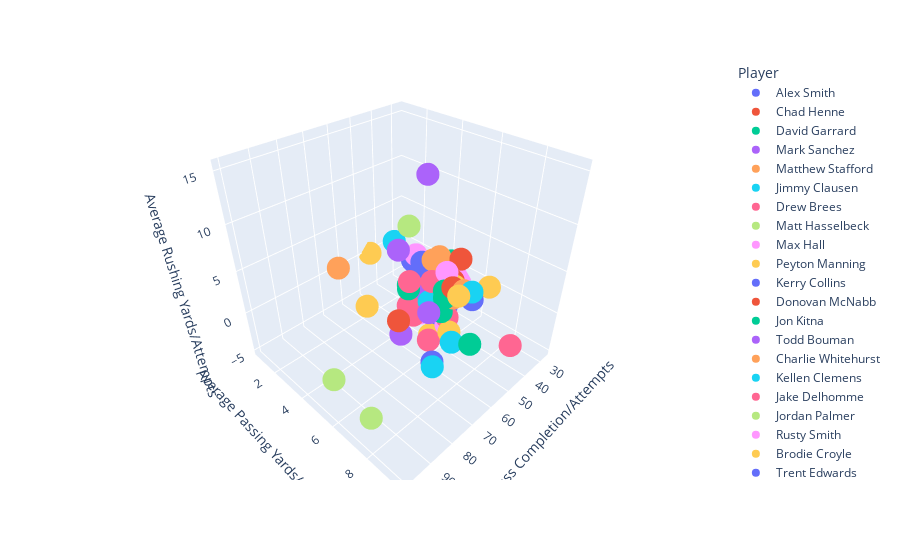

Notebook code cell kept with this figure:
### Code cell
px.scatter_3d(qb_pct_2010, x='Average Pass Completion/Attempts', y='Average Passing Yards/Attempts', z='Average Rushing Yards/Attempts', hover_name='Team', color='Player')

### Figure 1 — Plotly figure (JSON) as saved in the notebook; plotly's stock layout.template omitted (floating-point values rounded to 4 significant figures)
{"data": [{"hovertemplate": "<b>%{hovertext}</b><br><br>Player=Alex Smith<br>Average Pass Completion/Attempts=%{x}<br>Average Passing Yards/Attempts=%{y}<br>Average Rushing Yards/Attempts=%{z}<extra></extra>", "hovertext": ["49ers"], "legendgroup": "Alex Smith", "marker": {"color": "#636efa", "symbol": "circle"}, "mode": "markers", "name": "Alex Smith", "scene": "scene", "showlegend": true, "type": "scatter3d", "x": [59.73], "y": [7.11], "z": [2.98]}, {"hovertemplate": "<b>%{hovertext}</b><br><br>Player=Chad Henne<br>Average Pass Completion/Attempts=%{x}<br>Average Passing Yards/Attempts=%{y}<br>Average Rushing Yards/Attempts=%{z}<extra></extra>", "hovertext": ["Dolphins"], "legendgroup": "Chad Henne", "marker": {"color": "#EF553B", "symbol": "circle"}, "mode": "markers", "name": "Chad Henne", "scene": "scene", "showlegend": true, "type": "scatter3d", "x": [59.08], "y": [6.61], "z": [1.18]}, {"hovertemplate": "<b>%{hovertext}</b><br><br>Player=David Garrard<br>Average Pass Completion/Attempts=%{x}<br>Average Passing Yards/Attempts=%{y}<br>Average Rushing Yards/Attempts=%{z}<extra></extra>", "hovertext": ["Jaguars"], "legendgroup": "David Garrard", "marker": {"color": "#00cc96", "symbol": "circle"}, "mode": "markers", "name": "David Garrard", "scene": "scene", "showlegend": true, "type": "scatter3d", "x": [65.67], "y": [7.46], "z": [3.8]}, {"hovertemplate": "<b>%{hovertext}</b><br><br>Player=Mark Sanchez<br>Average Pass Completion/Attempts=%{x}<br>Average Passing Yards/Attempts=%{y}<br>Average Rushing Yards/Attempts=%{z}<extra></extra>", "hovertext": ["Jets"], "legendgroup": "Mark Sanchez", "marker": {"color": "#ab63fa", "symbol": "circle"}, "mode": "markers", "name": "Mark Sanchez", "scene": "scene", "showlegend": true, "type": "scatter3d", "x": [55.29], "y": [6.46], "z": [3.38]}, {"hovertemplate": "<b>%{hovertext}</b><br><br>Player=Matthew Stafford<br>Average Pass Completion/Attempts=%{x}<br>Average Passing Yards/Attempts=%{y}<br>Average Rushing Yards/Attempts=%{z}<extra></extra>", "hovertext": ["Lions"], "legendgroup": "Matthew Stafford", "marker": {"color": "#FFA15A", "symbol": "circle"}, "mode": "markers", "name": "Matthew Stafford", "scene": "scene", "showlegend": true, "type": "scatter3d", "x": [62.23], "y": [5.63], "z": [2.75]}, {"hovertemplate": "<b>%{hovertext}</b><br><br>Player=Jimmy Clausen<br>Average Pass Completion/Attempts=%{x}<br>Average Passing Yards/Attempts=%{y}<br>Average Rushing Yards/Attempts=%{z}<extra></extra>", "hovertext": ["Panthers"], "legendgroup": "Jimmy Clausen", "marker": {"color": "#19d3f3", "symbol": "circle"}, "mode": "markers", "name": "Jimmy Clausen", "scene": "scene", "showlegend": true, "type": "scatter3d", "x": [48.69], "y": [4.75], "z": [2.9]}, {"hovertemplate": "<b>%{hovertext}</b><br><br>Player=Drew Brees<br>Average Pass Completion/Attempts=%{x}<br>Average Passing Yards/Attempts=%{y}<br>Average Rushing Yards/Attempts=%{z}<extra></extra>", "hovertext": ["Saints"], "legendgroup": "Drew Brees", "marker": {"color": "#FF6692", "symbol": "circle"}, "mode": "markers", "name": "Drew Brees", "scene": "scene", "showlegend": true, "type": "scatter3d", "x": [68.36], "y": [7.16], "z": [0.48]}, {"hovertemplate": "<b>%{hovertext}</b><br><br>Player=Matt Hasselbeck<br>Average Pass Completion/Attempts=%{x}<br>Average Passing Yards/Attempts=%{y}<br>Average Rushing Yards/Attempts=%{z}<extra></extra>", "hovertext": ["Seahawks"], "legendgroup": "Matt Hasselbeck", "marker": {"color": "#B6E880", "symbol": "circle"}, "mode": "markers", "name": "Matt Hasselbeck", "scene": "scene", "showlegend": true, "type": "scatter3d", "x": [60.89], "y": [6.64], "z": [2.78]}, {"hovertemplate": "<b>%{hovertext}</b><br><br>Player=Max Hall<br>Average Pass Completion/Attempts=%{x}<br>Average Passing Yards/Attempts=%{y}<br>Average Rushing Yards/Attempts=%{z}<extra></extra>", "hovertext": ["Cardinals"], "legendgroup": "Max Hall", "marker": {"color": "#FF97FF", "symbol": "circle"}, "mode": "markers", "name": "Max Hall", "scene": "scene", "showlegend": true, "type": "scatter3d", "x": [46.4], "y": [3.93], "z": [-5]}, {"hovertemplate": "<b>%{hovertext}</b><br><br>Player=Peyton Manning<br>Average Pass Completion/Attempts=%{x}<br>Average Passing Yards/Attempts=%{y}<br>Average Rushing Yards/Attempts=%{z}<extra></extra>", "hovertext": ["Colts"], "legendgroup": "Peyton Manning", "marker": {"color": "#FECB52", "symbol": "circle"}, "mode": "markers", "name": "Peyton Manning", "scene": "scene", "showlegend": true, "type": "scatter3d", "x": [66.15], "y": [6.98], "z": [0.45]}, {"hovertemplate": "<b>%{hovertext}</b><br><br>Player=Kerry Collins<br>Average Pass Completion/Attempts=%{x}<br>Average Passing Yards/Attempts=%{y}<br>Average Rushing Yards/Attempts=%{z}<extra></extra>", "hovertext": ["Titans"], "legendgroup": "Kerry Collins", "marker": {"color": "#636efa", "symbol": "circle"}, "mode": "markers", "name": "Kerry Collins", "scene": "scene", "showlegend": true, "type": "scatter3d", "x": [57.34], "y": [6.35], "z": [0.33]}, {"hovertemplate": "<b>%{hovertext}</b><br><br>Player=Donovan McNabb<br>Average Pass Completion/Attempts=%{x}<br>Average Passing Yards/Attempts=%{y}<br>Average Rushing Yards/Attempts=%{z}<extra></extra>", "hovertext": ["Commanders"], "legendgroup": "Donovan McNabb", "marker": {"color": "#EF553B", "symbol": "circle"}, "mode": "markers", "name": "Donovan McNabb", "scene": "scene", "showlegend": true, "type": "scatter3d", "x": [57.4], "y": [7.14], "z": [5.56]}, {"hovertemplate": "<b>%{hovertext}</b><br><br>Player=Jon Kitna<br>Average Pass Completion/Attempts=%{x}<br>Average Passing Yards/Attempts=%{y}<br>Average Rushing Yards/Attempts=%{z}<extra></extra>", "hovertext": ["Cowboys"], "legendgroup": "Jon Kitna", "marker": {"color": "#00cc96", "symbol": "circle"}, "mode": "markers", "name": "Jon Kitna", "scene": "scene", "showlegend": true, "type": "scatter3d", "x": [65.21], "y": [7.53], "z": [5.32]}, {"hovertemplate": "<b>%{hovertext}</b><br><br>Player=Todd Bouman<br>Average Pass Completion/Attempts=%{x}<br>Average Passing Yards/Attempts=%{y}<br>Average Rushing Yards/Attempts=%{z}<extra></extra>", "hovertext": ["Jaguars"], "legendgroup": "Todd Bouman", "marker": {"color": "#ab63fa", "symbol": "circle"}, "mode": "markers", "name": "Todd Bouman", "scene": "scene", "showlegend": true, "type": "scatter3d", "x": [52.9], "y": [6.5], "z": [4]}, {"hovertemplate": "<b>%{hovertext}</b><br><br>Player=Charlie Whitehurst<br>Average Pass Completion/Attempts=%{x}<br>Average Passing Yards/Attempts=%{y}<br>Average Rushing Yards/Attempts=%{z}<extra></extra>", "hovertext": ["Seahawks"], "legendgroup": "Charlie Whitehurst", "marker": {"color": "#FFA15A", "symbol": "circle"}, "mode": "markers", "name": "Charlie Whitehurst", "scene": "scene", "showlegend": true, "type": "scatter3d", "x": [58.22], "y": [5.58], "z": [1.75]}, {"hovertemplate": "<b>%{hovertext}</b><br><br>Player=Kellen Clemens<br>Average Pass Completion/Attempts=%{x}<br>Average Passing Yards/Attempts=%{y}<br>Average Rushing Yards/Attempts=%{z}<extra></extra>", "hovertext": ["Jets"], "legendgroup": "Kellen Clemens", "marker": {"color": "#19d3f3", "symbol": "circle"}, "mode": "markers", "name": "Kellen Clemens", "scene": "scene", "showlegend": true, "type": "scatter3d", "x": [50], "y": [3], "z": [4.5]}, {"hovertemplate": "<b>%{hovertext}</b><br><br>Player=Jake Delhomme<br>Average Pass Completion/Attempts=%{x}<br>Average Passing Yards/Attempts=%{y}<br>Average Rushing Yards/Attempts=%{z}<extra></extra>", "hovertext": ["Browns"], "legendgroup": "Jake Delhomme", "marker": {"color": "#FF6692", "symbol": "circle"}, "mode": "markers", "name": "Jake Delhomme", "scene": "scene", "showlegend": true, "type": "scatter3d", "x": [61.96], "y": [5.6], "z": [0.19]}, {"hovertemplate": "<b>%{hovertext}</b><br><br>Player=Jordan Palmer<br>Average Pass Completion/Attempts=%{x}<br>Average Passing Yards/Attempts=%{y}<br>Average Rushing Yards/Attempts=%{z}<extra></extra>", "hovertext": ["Bengals"], "legendgroup": "Jordan Palmer", "marker": {"color": "#B6E880", "symbol": "circle"}, "mode": "markers", "name": "Jordan Palmer", "scene": "scene", "showlegend": true, "type": "scatter3d", "x": [100], "y": [6], "z": [0]}, {"hovertemplate": "<b>%{hovertext}</b><br><br>Player=Rusty Smith<br>Average Pass Completion/Attempts=%{x}<br>Average Passing Yards/Attempts=%{y}<br>Average Rushing Yards/Attempts=%{z}<extra></extra>", "hovertext": ["Titans"], "legendgroup": "Rusty Smith", "marker": {"color": "#FF97FF", "symbol": "circle"}, "mode": "markers", "name": "Rusty Smith", "scene": "scene", "showlegend": true, "type": "scatter3d", "x": [44.05], "y": [5.7], "z": [0]}, {"hovertemplate": "<b>%{hovertext}</b><br><br>Player=Brodie Croyle<br>Average Pass Completion/Attempts=%{x}<br>Average Passing Yards/Attempts=%{y}<br>Average Rushing Yards/Attempts=%{z}<extra></extra>", "hovertext": ["Chiefs"], "legendgroup": "Brodie Croyle", "marker": {"color": "#FECB52", "symbol": "circle"}, "mode": "markers", "name": "Brodie Croyle", "scene": "scene", "showlegend": true, "type": "scatter3d", "x": [45.6], "y": [0.7], "z": [0]}, {"hovertemplate": "<b>%{hovertext}</b><br><br>Player=Trent Edwards<br>Average Pass Completion/Attempts=%{x}<br>Average Passing Yards/Attempts=%{y}<br>Average Rushing Yards/Attempts=%{z}<extra></extra>", "hovertext": ["Bills", "Jaguars"], "legendgroup": "Trent Edwards", "marker": {"color": "#636efa", "symbol": "circle"}, "mode": "markers", "name": "Trent Edwards", "scene": "scene", "showlegend": true, "type": "scatter3d", "x": [54, 55.08], "y": [5.13, 5.3], "z": [4.83, 4.43]}, {"hovertemplate": "<b>%{hovertext}</b><br><br>Player=Josh Freeman<br>Average Pass Completion/Attempts=%{x}<br>Average Passing Yards/Attempts=%{y}<br>Average Rushing Yards/Attempts=%{z}<extra></extra>", "hovertext": ["Buccaneers"], "legendgroup": "Josh Freeman", "marker": {"color": "#EF553B", "symbol": "circle"}, "mode": "markers", "name": "Josh Freeman", "scene": "scene", "showlegend": true, "type": "scatter3d", "x": [62.28], "y": [7.61], "z": [6.08]}, {"hovertemplate": "<b>%{hovertext}</b><br><br>Player=Philip Rivers<br>Average Pass Completion/Attempts=%{x}<br>Average Passing Yards/Attempts=%{y}<br>Average Rushing Yards/Attempts=%{z}<extra></extra>", "hovertext": ["Chargers"], "legendgroup": "Philip Rivers", "marker": {"color": "#00cc96", "symbol": "circle"}, "mode": "markers", "name": "Philip Rivers", "scene": "scene", "showlegend": true, "type": "scatter3d", "x": [67.63], "y": [9.06], "z": [2.77]}, {"hovertemplate": "<b>%{hovertext}</b><br><br>Player=Kevin Kolb<br>Average Pass Completion/Attempts=%{x}<br>Average Passing Yards/Attempts=%{y}<br>Average Rushing Yards/Attempts=%{z}<extra></extra>", "hovertext": ["Eagles"], "legendgroup": "Kevin Kolb", "marker": {"color": "#ab63fa", "symbol": "circle"}, "mode": "markers", "name": "Kevin Kolb", "scene": "scene", "showlegend": true, "type": "scatter3d", "x": [60.68], "y": [6.13], "z": [3.99]}, {"hovertemplate": "<b>%{hovertext}</b><br><br>Player=Michael Vick<br>Average Pass Completion/Attempts=%{x}<br>Average Passing Yards/Attempts=%{y}<br>Average Rushing Yards/Attempts=%{z}<extra></extra>", "hovertext": ["Eagles"], "legendgroup": "Michael Vick", "marker": {"color": "#FFA15A", "symbol": "circle"}, "mode": "markers", "name": "Michael Vick", "scene": "scene", "showlegend": true, "type": "scatter3d", "x": [63.34], "y": [8.21], "z": [6.68]}, {"hovertemplate": "<b>%{hovertext}</b><br><br>Player=Tom Brady<br>Average Pass Completion/Attempts=%{x}<br>Average Passing Yards/Attempts=%{y}<br>Average Rushing Yards/Attempts=%{z}<extra></extra>", "hovertext": ["Patriots"], "legendgroup": "Tom Brady", "marker": {"color": "#19d3f3", "symbol": "circle"}, "mode": "markers", "name": "Tom Brady", "scene": "scene", "showlegend": true, "type": "scatter3d", "x": [66.31], "y": [8.1], "z": [1.28]}, {"hovertemplate": "<b>%{hovertext}</b><br><br>Player=Dennis Dixon<br>Average Pass Completion/Attempts=%{x}<br>Average Passing Yards/Attempts=%{y}<br>Average Rushing Yards/Attempts=%{z}<extra></extra>", "hovertext": ["Steelers"], "legendgroup": "Dennis Dixon", "marker": {"color": "#FF6692", "symbol": "circle"}, "mode": "markers", "name": "Dennis Dixon", "scene": "scene", "showlegend": true, "type": "scatter3d", "x": [67.95], "y": [6.05], "z": [5.67]}, {"hovertemplate": "<b>%{hovertext}</b><br><br>Player=Charlie Batch<br>Average Pass Completion/Attempts=%{x}<br>Average Passing Yards/Attempts=%{y}<br>Average Rushing Yards/Attempts=%{z}<extra></extra>", "hovertext": ["Steelers"], "legendgroup": "Charlie Batch", "marker": {"color": "#B6E880", "symbol": "circle"}, "mode": "markers", "name": "Charlie Batch", "scene": "scene", "showlegend": true, "type": "scatter3d", "x": [57.73], "y": [6.63], "z": [3.07]}, {"hovertemplate": "<b>%{hovertext}</b><br><br>Player=Ryan Fitzpatrick<br>Average Pass Completion/Attempts=%{x}<br>Average Passing Yards/Attempts=%{y}<br>Average Rushing Yards/Attempts=%{z}<extra></extra>", "hovertext": ["Bills"], "legendgroup": "Ryan Fitzpatrick", "marker": {"color": "#FF97FF", "symbol": "circle"}, "mode": "markers", "name": "Ryan Fitzpatrick", "scene": "scene", "showlegend": true, "type": "scatter3d", "x": [58.05], "y": [6.88], "z": [6.24]}, {"hovertemplate": "<b>%{hovertext}</b><br><br>Player=Aaron Rodgers<br>Average Pass Completion/Attempts=%{x}<br>Average Passing Yards/Attempts=%{y}<br>Average Rushing Yards/Attempts=%{z}<extra></extra>", "hovertext": ["Packers"], "legendgroup": "Aaron Rodgers", "marker": {"color": "#FECB52", "symbol": "circle"}, "mode": "markers", "name": "Aaron Rodgers", "scene": "scene", "showlegend": true, "type": "scatter3d", "x": [65.73], "y": [8.22], "z": [6.5]}, {"hovertemplate": "<b>%{hovertext}</b><br><br>Player=Caleb Hanie<br>Average Pass Completion/Attempts=%{x}<br>Average Passing Yards/Attempts=%{y}<br>Average Rushing Yards/Attempts=%{z}<extra></extra>", "hovertext": ["Bears"], "legendgroup": "Caleb Hanie", "marker": {"color": "#636efa", "symbol": "circle"}, "mode": "markers", "name": "Caleb Hanie", "scene": "scene", "showlegend": true, "type": "scatter3d", "x": [70.85], "y": [7.65], "z": [-1]}, {"hovertemplate": "<b>%{hovertext}</b><br><br>Player=Tyler Thigpen<br>Average Pass Completion/Attempts=%{x}<br>Average Passing Yards/Attempts=%{y}<br>Average Rushing Yards/Attempts=%{z}<extra></extra>", "hovertext": ["Dolphins"], "legendgroup": "Tyler Thigpen", "marker": {"color": "#EF553B", "symbol": "circle"}, "mode": "markers", "name": "Tyler Thigpen", "scene": "scene", "showlegend": true, "type": "scatter3d", "x": [51.55], "y": [6.9], "z": [6.8]}, {"hovertemplate": "<b>%{hovertext}</b><br><br>Player=Colt McCoy<br>Average Pass Completion/Attempts=%{x}<br>Average Passing Yards/Attempts=%{y}<br>Average Rushing Yards/Attempts=%{z}<extra></extra>", "hovertext": ["Browns"], "legendgroup": "Colt McCoy", "marker": {"color": "#00cc96", "symbol": "circle"}, "mode": "markers", "name": "Colt McCoy", "scene": "scene", "showlegend": true, "type": "scatter3d", "x": [61.87], "y": [7.18], "z": [5.13]}, {"hovertemplate": "<b>%{hovertext}</b><br><br>Player=Tarvaris Jackson<br>Average Pass Completion/Attempts=%{x}<br>Average Passing Yards/Attempts=%{y}<br>Average Rushing Yards/Attempts=%{z}<extra></extra>", "hovertext": ["Vikings"], "legendgroup": "Tarvaris Jackson", "marker": {"color": "#ab63fa", "symbol": "circle"}, "mode": "markers", "name": "Tarvaris Jackson", "scene": "scene", "showlegend": true, "type": "scatter3d", "x": [61.63], "y": [6.13], "z": [15.33]}, {"hovertemplate": "<b>%{hovertext}</b><br><br>Player=Stephen McGee<br>Average Pass Completion/Attempts=%{x}<br>Average Passing Yards/Attempts=%{y}<br>Average Rushing Yards/Attempts=%{z}<extra></extra>", "hovertext": ["Cowboys"], "legendgroup": "Stephen McGee", "marker": {"color": "#FFA15A", "symbol": "circle"}, "mode": "markers", "name": "Stephen McGee", "scene": "scene", "showlegend": true, "type": "scatter3d", "x": [52.7], "y": [5.6], "z": [5.43]}, {"hovertemplate": "<b>%{hovertext}</b><br><br>Player=Mark Brunell<br>Average Pass Completion/Attempts=%{x}<br>Average Passing Yards/Attempts=%{y}<br>Average Rushing Yards/Attempts=%{z}<extra></extra>", "hovertext": ["Jets"], "legendgroup": "Mark Brunell", "marker": {"color": "#19d3f3", "symbol": "circle"}, "mode": "markers", "name": "Mark Brunell", "scene": "scene", "showlegend": true, "type": "scatter3d", "x": [75], "y": [8.1], "z": [0]}, {"hovertemplate": "<b>%{hovertext}</b><br><br>Player=Chad Pennington<br>Average Pass Completion/Attempts=%{x}<br>Average Passing Yards/Attempts=%{y}<br>Average Rushing Yards/Attempts=%{z}<extra></extra>", "hovertext": ["Dolphins"], "legendgroup": "Chad Pennington", "marker": {"color": "#FF6692", "symbol": "circle"}, "mode": "markers", "name": "Chad Pennington", "scene": "scene", "showlegend": true, "type": "scatter3d", "x": [50], "y": [9.5], "z": [0]}, {"hovertemplate": "<b>%{hovertext}</b><br><br>Player=Kyle Orton<br>Average Pass Completion/Attempts=%{x}<br>Average Passing Yards/Attempts=%{y}<br>Average Rushing Yards/Attempts=%{z}<extra></extra>", "hovertext": ["Broncos"], "legendgroup": "Kyle Orton", "marker": {"color": "#B6E880", "symbol": "circle"}, "mode": "markers", "name": "Kyle Orton", "scene": "scene", "showlegend": true, "type": "scatter3d", "x": [57.52], "y": [7.27], "z": [4.28]}, {"hovertemplate": "<b>%{hovertext}</b><br><br>Player=Derek Anderson<br>Average Pass Completion/Attempts=%{x}<br>Average Passing Yards/Attempts=%{y}<br>Average Rushing Yards/Attempts=%{z}<extra></extra>", "hovertext": ["Cardinals"], "legendgroup": "Derek Anderson", "marker": {"color": "#FF97FF", "symbol": "circle"}, "mode": "markers", "name": "Derek Anderson", "scene": "scene", "showlegend": true, "type": "scatter3d", "x": [51.03], "y": [5.91], "z": [4.78]}, {"hovertemplate": "<b>%{hovertext}</b><br><br>Player=Jason Campbell<br>Average Pass Completion/Attempts=%{x}<br>Average Passing Yards/Attempts=%{y}<br>Average Rushing Yards/Attempts=%{z}<extra></extra>", "hovertext": ["Raiders"], "legendgroup": "Jason Campbell", "marker": {"color": "#FECB52", "symbol": "circle"}, "mode": "markers", "name": "Jason Campbell", "scene": "scene", "showlegend": true, "type": "scatter3d", "x": [57.87], "y": [7.29], "z": [5.2]}, {"hovertemplate": "<b>%{hovertext}</b><br><br>Player=Carson Palmer<br>Average Pass Completion/Attempts=%{x}<br>Average Passing Yards/Attempts=%{y}<br>Average Rushing Yards/Attempts=%{z}<extra></extra>", "hovertext": ["Bengals"], "legendgroup": "Carson Palmer", "marker": {"color": "#636efa", "symbol": "circle"}, "mode": "markers", "name": "Carson Palmer", "scene": "scene", "showlegend": true, "type": "scatter3d", "x": [61.59], "y": [6.97], "z": [1.68]}, {"hovertemplate": "<b>%{hovertext}</b><br><br>Player=Seneca Wallace<br>Average Pass Completion/Attempts=%{x}<br>Average Passing Yards/Attempts=%{y}<br>Average Rushing Yards/Attempts=%{z}<extra></extra>", "hovertext": ["Browns"], "legendgroup": "Seneca Wallace", "marker": {"color": "#EF553B", "symbol": "circle"}, "mode": "markers", "name": "Seneca Wallace", "scene": "scene", "showlegend": true, "type": "scatter3d", "x": [71.98], "y": [5.94], "z": [1.67]}, {"hovertemplate": "<b>%{hovertext}</b><br><br>Player=Luke McCown<br>Average Pass Completion/Attempts=%{x}<br>Average Passing Yards/Attempts=%{y}<br>Average Rushing Yards/Attempts=%{z}<extra></extra>", "hovertext": ["Jaguars"], "legendgroup": "Luke McCown", "marker": {"color": "#00cc96", "symbol": "circle"}, "mode": "markers", "name": "Luke McCown", "scene": "scene", "showlegend": true, "type": "scatter3d", "x": [57.9], "y": [6.3], "z": [4]}, {"hovertemplate": "<b>%{hovertext}</b><br><br>Player=Tony Romo<br>Average Pass Completion/Attempts=%{x}<br>Average Passing Yards/Attempts=%{y}<br>Average Rushing Yards/Attempts=%{z}<extra></extra>", "hovertext": ["Cowboys"], "legendgroup": "Tony Romo", "marker": {"color": "#ab63fa", "symbol": "circle"}, "mode": "markers", "name": "Tony Romo", "scene": "scene", "showlegend": true, "type": "scatter3d", "x": [70.53], "y": [7.35], "z": [4.33]}, {"hovertemplate": "<b>%{hovertext}</b><br><br>Player=Drew Stanton<br>Average Pass Completion/Attempts=%{x}<br>Average Passing Yards/Attempts=%{y}<br>Average Rushing Yards/Attempts=%{z}<extra></extra>", "hovertext": ["Lions"], "legendgroup": "Drew Stanton", "marker": {"color": "#FFA15A", "symbol": "circle"}, "mode": "markers", "name": "Drew Stanton", "scene": "scene", "showlegend": true, "type": "scatter3d", "x": [55.05], "y": [6.17], "z": [6.73]}, {"hovertemplate": "<b>%{hovertext}</b><br><br>Player=Ben Roethlisberger<br>Average Pass Completion/Attempts=%{x}<br>Average Passing Yards/Attempts=%{y}<br>Average Rushing Yards/Attempts=%{z}<extra></extra>", "hovertext": ["Steelers"], "legendgroup": "Ben Roethlisberger", "marker": {"color": "#19d3f3", "symbol": "circle"}, "mode": "markers", "name": "Ben Roethlisberger", "scene": "scene", "showlegend": true, "type": "scatter3d", "x": [62.34], "y": [8.48], "z": [6.72]}, {"hovertemplate": "<b>%{hovertext}</b><br><br>Player=Tyler Palko<br>Average Pass Completion/Attempts=%{x}<br>Average Passing Yards/Attempts=%{y}<br>Average Rushing Yards/Attempts=%{z}<extra></extra>", "hovertext": ["Chiefs"], "legendgroup": "Tyler Palko", "marker": {"color": "#FF6692", "symbol": "circle"}, "mode": "markers", "name": "Tyler Palko", "scene": "scene", "showlegend": true, "type": "scatter3d", "x": [66.7], "y": [5.85], "z": [2.5]}, {"hovertemplate": "<b>%{hovertext}</b><br><br>Player=Joe Webb<br>Average Pass Completion/Attempts=%{x}<br>Average Passing Yards/Attempts=%{y}<br>Average Rushing Yards/Attempts=%{z}<extra></extra>", "hovertext": ["Vikings"], "legendgroup": "Joe Webb", "marker": {"color": "#B6E880", "symbol": "circle"}, "mode": "markers", "name": "Joe Webb", "scene": "scene", "showlegend": true, "type": "scatter3d", "x": [56.4], "y": [4.65], "z": [8.63]}, {"hovertemplate": "<b>%{hovertext}</b><br><br>Player=Brian Hoyer<br>Average Pass Completion/Attempts=%{x}<br>Average Passing Yards/Attempts=%{y}<br>Average Rushing Yards/Attempts=%{z}<extra></extra>", "hovertext": ["Patriots"], "legendgroup": "Brian Hoyer", "marker": {"color": "#FF97FF", "symbol": "circle"}, "mode": "markers", "name": "Brian Hoyer", "scene": "scene", "showlegend": true, "type": "scatter3d", "x": [26.9], "y": [4.7], "z": [-1.03]}, {"hovertemplate": "<b>%{hovertext}</b><br><br>Player=Chris Redman<br>Average Pass Completion/Attempts=%{x}<br>Average Passing Yards/Attempts=%{y}<br>Average Rushing Yards/Attempts=%{z}<extra></extra>", "hovertext": ["Falcons"], "legendgroup": "Chris Redman", "marker": {"color": "#FECB52", "symbol": "circle"}, "mode": "markers", "name": "Chris Redman", "scene": "scene", "showlegend": true, "type": "scatter3d", "x": [66.7], "y": [3.3], "z": [-1]}, {"hovertemplate": "<b>%{hovertext}</b><br><br>Player=Todd Collins<br>Average Pass Completion/Attempts=%{x}<br>Average Passing Yards/Attempts=%{y}<br>Average Rushing Yards/Attempts=%{z}<extra></extra>", "hovertext": ["Bears"], "legendgroup": "Todd Collins", "marker": {"color": "#636efa", "symbol": "circle"}, "mode": "markers", "name": "Todd Collins", "scene": "scene", "showlegend": true, "type": "scatter3d", "x": [36.95], "y": [2.65], "z": [0]}, {"hovertemplate": "<b>%{hovertext}</b><br><br>Player=David Carr<br>Average Pass Completion/Attempts=%{x}<br>Average Passing Yards/Attempts=%{y}<br>Average Rushing Yards/Attempts=%{z}<extra></extra>", "hovertext": ["49ers"], "legendgroup": "David Carr", "marker": {"color": "#EF553B", "symbol": "circle"}, "mode": "markers", "name": "David Carr", "scene": "scene", "showlegend": true, "type": "scatter3d", "x": [38.5], "y": [5.2], "z": [0]}, {"hovertemplate": "<b>%{hovertext}</b><br><br>Player=Tony Pike<br>Average Pass Completion/Attempts=%{x}<br>Average Passing Yards/Attempts=%{y}<br>Average Rushing Yards/Attempts=%{z}<extra></extra>", "hovertext": ["Panthers"], "legendgroup": "Tony Pike", "marker": {"color": "#00cc96", "symbol": "circle"}, "mode": "markers", "name": "Tony Pike", "scene": "scene", "showlegend": true, "type": "scatter3d", "x": [50], "y": [3.9], "z": [0]}, {"hovertemplate": "<b>%{hovertext}</b><br><br>Player=Byron Leftwich<br>Average Pass Completion/Attempts=%{x}<br>Average Passing Yards/Attempts=%{y}<br>Average Rushing Yards/Attempts=%{z}<extra></extra>", "hovertext": ["Steelers"], "legendgroup": "Byron Leftwich", "marker": {"color": "#ab63fa", "symbol": "circle"}, "mode": "markers", "name": "Byron Leftwich", "scene": "scene", "showlegend": true, "type": "scatter3d", "x": [71.4], "y": [6], "z": [0]}, {"hovertemplate": "<b>%{hovertext}</b><br><br>Player=Jay Cutler<br>Average Pass Completion/Attempts=%{x}<br>Average Passing Yards/Attempts=%{y}<br>Average Rushing Yards/Attempts=%{z}<extra></extra>", "hovertext": ["Bears"], "legendgroup": "Jay Cutler", "marker": {"color": "#FFA15A", "symbol": "circle"}, "mode": "markers", "name": "Jay Cutler", "scene": "scene", "showlegend": true, "type": "scatter3d", "x": [61.34], "y": [7.57], "z": [4.77]}, {"hovertemplate": "<b>%{hovertext}</b><br><br>Player=Matt Ryan<br>Average Pass Completion/Attempts=%{x}<br>Average Passing Yards/Attempts=%{y}<br>Average Rushing Yards/Attempts=%{z}<extra></extra>", "hovertext": ["Falcons"], "legendgroup": "Matt Ryan", "marker": {"color": "#19d3f3", "symbol": "circle"}, "mode": "markers", "name": "Matt Ryan", "scene": "scene", "showlegend": true, "type": "scatter3d", "x": [62.81], "y": [6.54], "z": [3.25]}, {"hovertemplate": "<b>%{hovertext}</b><br><br>Player=Shaun Hill<br>Average Pass Completion/Attempts=%{x}<br>Average Passing Yards/Attempts=%{y}<br>Average Rushing Yards/Attempts=%{z}<extra></extra>", "hovertext": ["Lions"], "legendgroup": "Shaun Hill", "marker": {"color": "#FF6692", "symbol": "circle"}, "mode": "markers", "name": "Shaun Hill", "scene": "scene", "showlegend": true, "type": "scatter3d", "x": [60.85], "y": [6.43], "z": [5.11]}, {"hovertemplate": "<b>%{hovertext}</b><br><br>Player=Matt Moore<br>Average Pass Completion/Attempts=%{x}<br>Average Passing Yards/Attempts=%{y}<br>Average Rushing Yards/Attempts=%{z}<extra></extra>", "hovertext": ["Panthers"], "legendgroup": "Matt Moore", "marker": {"color": "#B6E880", "symbol": "circle"}, "mode": "markers", "name": "Matt Moore", "scene": "scene", "showlegend": true, "type": "scatter3d", "x": [51.73], "y": [5.28], "z": [4.38]}, {"hovertemplate": "<b>%{hovertext}</b><br><br>Player=Joe Flacco<br>Average Pass Completion/Attempts=%{x}<br>Average Passing Yards/Attempts=%{y}<br>Average Rushing Yards/Attempts=%{z}<extra></extra>", "hovertext": ["Ravens"], "legendgroup": "Joe Flacco", "marker": {"color": "#FF97FF", "symbol": "circle"}, "mode": "markers", "name": "Joe Flacco", "scene": "scene", "showlegend": true, "type": "scatter3d", "x": [62.8], "y": [7.45], "z": [1.81]}, {"hovertemplate": "<b>%{hovertext}</b><br><br>Player=Matt Schaub<br>Average Pass Completion/Attempts=%{x}<br>Average Passing Yards/Attempts=%{y}<br>Average Rushing Yards/Attempts=%{z}<extra></extra>", "hovertext": ["Texans"], "legendgroup": "Matt Schaub", "marker": {"color": "#FECB52", "symbol": "circle"}, "mode": "markers", "name": "Matt Schaub", "scene": "scene", "showlegend": true, "type": "scatter3d", "x": [64.04], "y": [7.74], "z": [1.54]}, {"hovertemplate": "<b>%{hovertext}</b><br><br>Player=Vince Young<br>Average Pass Completion/Attempts=%{x}<br>Average Passing Yards/Attempts=%{y}<br>Average Rushing Yards/Attempts=%{z}<extra></extra>", "hovertext": ["Titans"], "legendgroup": "Vince Young", "marker": {"color": "#636efa", "symbol": "circle"}, "mode": "markers", "name": "Vince Young", "scene": "scene", "showlegend": true, "type": "scatter3d", "x": [61.14], "y": [8.42], "z": [5.66]}, {"hovertemplate": "<b>%{hovertext}</b><br><br>Player=Brett Favre<br>Average Pass Completion/Attempts=%{x}<br>Average Passing Yards/Attempts=%{y}<br>Average Rushing Yards/Attempts=%{z}<extra></extra>", "hovertext": ["Vikings"], "legendgroup": "Brett Favre", "marker": {"color": "#EF553B", "symbol": "circle"}, "mode": "markers", "name": "Brett Favre", "scene": "scene", "showlegend": true, "type": "scatter3d", "x": [56.86], "y": [6.53], "z": [0.07]}, {"hovertemplate": "<b>%{hovertext}</b><br><br>Player=Bruce Gradkowski<br>Average Pass Completion/Attempts=%{x}<br>Average Passing Yards/Attempts=%{y}<br>Average Rushing Yards/Attempts=%{z}<extra></extra>", "hovertext": ["Raiders"], "legendgroup": "Bruce Gradkowski", "marker": {"color": "#00cc96", "symbol": "circle"}, "mode": "markers", "name": "Bruce Gradkowski", "scene": "scene", "showlegend": true, "type": "scatter3d", "x": [47.58], "y": [6.05], "z": [5.15]}, {"hovertemplate": "<b>%{hovertext}</b><br><br>Player=Sam Bradford<br>Average Pass Completion/Attempts=%{x}<br>Average Passing Yards/Attempts=%{y}<br>Average Rushing Yards/Attempts=%{z}<extra></extra>", "hovertext": ["Rams"], "legendgroup": "Sam Bradford", "marker": {"color": "#ab63fa", "symbol": "circle"}, "mode": "markers", "name": "Sam Bradford", "scene": "scene", "showlegend": true, "type": "scatter3d", "x": [60.04], "y": [6.03], "z": [3.28]}, {"hovertemplate": "<b>%{hovertext}</b><br><br>Player=Josh Johnson<br>Average Pass Completion/Attempts=%{x}<br>Average Passing Yards/Attempts=%{y}<br>Average Rushing Yards/Attempts=%{z}<extra></extra>", "hovertext": ["Buccaneers"], "legendgroup": "Josh Johnson", "marker": {"color": "#FFA15A", "symbol": "circle"}, "mode": "markers", "name": "Josh Johnson", "scene": "scene", "showlegend": true, "type": "scatter3d", "x": [91.67], "y": [5.5], "z": [9.75]}, {"hovertemplate": "<b>%{hovertext}</b><br><br>Player=Matt Cassel<br>Average Pass Completion/Attempts=%{x}<br>Average Passing Yards/Attempts=%{y}<br>Average Rushing Yards/Attempts=%{z}<extra></extra>", "hovertext": ["Chiefs"], "legendgroup": "Matt Cassel", "marker": {"color": "#19d3f3", "symbol": "circle"}, "mode": "markers", "name": "Matt Cassel", "scene": "scene", "showlegend": true, "type": "scatter3d", "x": [58.21], "y": [6.87], "z": [3.83]}, {"hovertemplate": "<b>%{hovertext}</b><br><br>Player=Eli Manning<br>Average Pass Completion/Attempts=%{x}<br>Average Passing Yards/Attempts=%{y}<br>Average Rushing Yards/Attempts=%{z}<extra></extra>", "hovertext": ["Giants"], "legendgroup": "Eli Manning", "marker": {"color": "#FF6692", "symbol": "circle"}, "mode": "markers", "name": "Eli Manning", "scene": "scene", "showlegend": true, "type": "scatter3d", "x": [62.25], "y": [7.43], "z": [2.53]}, {"hovertemplate": "<b>%{hovertext}</b><br><br>Player=Billy Volek<br>Average Pass Completion/Attempts=%{x}<br>Average Passing Yards/Attempts=%{y}<br>Average Rushing Yards/Attempts=%{z}<extra></extra>", "hovertext": ["Chargers"], "legendgroup": "Billy Volek", "marker": {"color": "#B6E880", "symbol": "circle"}, "mode": "markers", "name": "Billy Volek", "scene": "scene", "showlegend": true, "type": "scatter3d", "x": [100], "y": [8], "z": [-0.89]}, {"hovertemplate": "<b>%{hovertext}</b><br><br>Player=Matt Flynn<br>Average Pass Completion/Attempts=%{x}<br>Average Passing Yards/Attempts=%{y}<br>Average Rushing Yards/Attempts=%{z}<extra></extra>", "hovertext": ["Packers"], "legendgroup": "Matt Flynn", "marker": {"color": "#FF97FF", "symbol": "circle"}, "mode": "markers", "name": "Matt Flynn", "scene": "scene", "showlegend": true, "type": "scatter3d", "x": [44.52], "y": [3.72], "z": [2.92]}, {"hovertemplate": "<b>%{hovertext}</b><br><br>Player=Troy Smith<br>Average Pass Completion/Attempts=%{x}<br>Average Passing Yards/Attempts=%{y}<br>Average Rushing Yards/Attempts=%{z}<extra></extra>", "hovertext": ["49ers"], "legendgroup": "Troy Smith", "marker": {"color": "#FECB52", "symbol": "circle"}, "mode": "markers", "name": "Troy Smith", "scene": "scene", "showlegend": true, "type": "scatter3d", "x": [50.02], "y": [8.22], "z": [5.07]}, {"hovertemplate": "<b>%{hovertext}</b><br><br>Player=Rex Grossman<br>Average Pass Completion/Attempts=%{x}<br>Average Passing Yards/Attempts=%{y}<br>Average Rushing Yards/Attempts=%{z}<extra></extra>", "hovertext": ["Commanders"], "legendgroup": "Rex Grossman", "marker": {"color": "#636efa", "symbol": "circle"}, "mode": "markers", "name": "Rex Grossman", "scene": "scene", "showlegend": true, "type": "scatter3d", "x": [55.75], "y": [6.53], "z": [2]}, {"hovertemplate": "<b>%{hovertext}</b><br><br>Player=John Skelton<br>Average Pass Completion/Attempts=%{x}<br>Average Passing Yards/Attempts=%{y}<br>Average Rushing Yards/Attempts=%{z}<extra></extra>", "hovertext": ["Cardinals"], "legendgroup": "John Skelton", "marker": {"color": "#EF553B", "symbol": "circle"}, "mode": "markers", "name": "John Skelton", "scene": "scene", "showlegend": true, "type": "scatter3d", "x": [48.4], "y": [5.66], "z": [4.88]}, {"hovertemplate": "<b>%{hovertext}</b><br><br>Player=Kyle Boller<br>Average Pass Completion/Attempts=%{x}<br>Average Passing Yards/Attempts=%{y}<br>Average Rushing Yards/Attempts=%{z}<extra></extra>", "hovertext": ["Raiders"], "legendgroup": "Kyle Boller", "marker": {"color": "#00cc96", "symbol": "circle"}, "mode": "markers", "name": "Kyle Boller", "scene": "scene", "showlegend": true, "type": "scatter3d", "x": [66.65], "y": [5.85], "z": [4.42]}, {"hovertemplate": "<b>%{hovertext}</b><br><br>Player=Chase Daniel<br>Average Pass Completion/Attempts=%{x}<br>Average Passing Yards/Attempts=%{y}<br>Average Rushing Yards/Attempts=%{z}<extra></extra>", "hovertext": ["Saints"], "legendgroup": "Chase Daniel", "marker": {"color": "#ab63fa", "symbol": "circle"}, "mode": "markers", "name": "Chase Daniel", "scene": "scene", "showlegend": true, "type": "scatter3d", "x": [66.7], "y": [5.3], "z": [8]}, {"hovertemplate": "<b>%{hovertext}</b><br><br>Player=Richard Bartel<br>Average Pass Completion/Attempts=%{x}<br>Average Passing Yards/Attempts=%{y}<br>Average Rushing Yards/Attempts=%{z}<extra></extra>", "hovertext": ["Cardinals"], "legendgroup": "Richard Bartel", "marker": {"color": "#FFA15A", "symbol": "circle"}, "mode": "markers", "name": "Richard Bartel", "scene": "scene", "showlegend": true, "type": "scatter3d", "x": [57.1], "y": [5.4], "z": [0]}], "layout": {"autosize": true, "legend": {"title": {"text": "Player"}, "tracegroupgap": 0}, "margin": {"t": 60}, "scene": {"aspectmode": "auto", "aspectratio": {"x": 1, "y": 1, "z": 1}, "domain": {"x": [0, 1], "y": [0, 1]}, "xaxis": {"title": {"text": "Average Pass Completion/Attempts"}, "type": "linear"}, "yaxis": {"title": {"text": "Average Passing Yards/Attempts"}, "type": "linear"}, "zaxis": {"title": {"text": "Average Rushing Yards/Attempts"}, "type": "linear"}}}}
